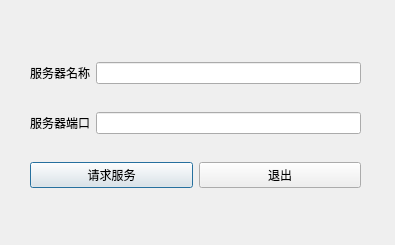
<?xml version="1.0" encoding="UTF-8"?>
<ui version="4.0">
 <class>Dialog</class>
 <widget class="QDialog" name="Dialog">
  <property name="geometry">
   <rect>
    <x>0</x>
    <y>0</y>
    <width>395</width>
    <height>245</height>
   </rect>
  </property>
  <property name="windowTitle">
   <string>多线程客户端</string>
  </property>
  <widget class="QWidget" name="">
   <property name="geometry">
    <rect>
     <x>30</x>
     <y>40</y>
     <width>331</width>
     <height>171</height>
    </rect>
   </property>
   <layout class="QVBoxLayout" name="verticalLayout">
    <item>
     <layout class="QHBoxLayout" name="horizontalLayout">
      <item>
       <widget class="QLabel" name="label">
        <property name="text">
         <string>服务器名称</string>
        </property>
       </widget>
      </item>
      <item>
       <widget class="QLineEdit" name="lineEdit"/>
      </item>
     </layout>
    </item>
    <item>
     <layout class="QHBoxLayout" name="horizontalLayout_2">
      <item>
       <widget class="QLabel" name="label_2">
        <property name="text">
         <string>服务器端口</string>
        </property>
       </widget>
      </item>
      <item>
       <widget class="QLineEdit" name="lineEdit_2"/>
      </item>
     </layout>
    </item>
    <item>
     <layout class="QHBoxLayout" name="horizontalLayout_3">
      <item>
       <widget class="QPushButton" name="pushButton">
        <property name="text">
         <string>请求服务</string>
        </property>
       </widget>
      </item>
      <item>
       <widget class="QPushButton" name="pushButton_2">
        <property name="text">
         <string>退出</string>
        </property>
       </widget>
      </item>
     </layout>
    </item>
   </layout>
  </widget>
 </widget>
 <resources/>
 <connections/>
</ui>
